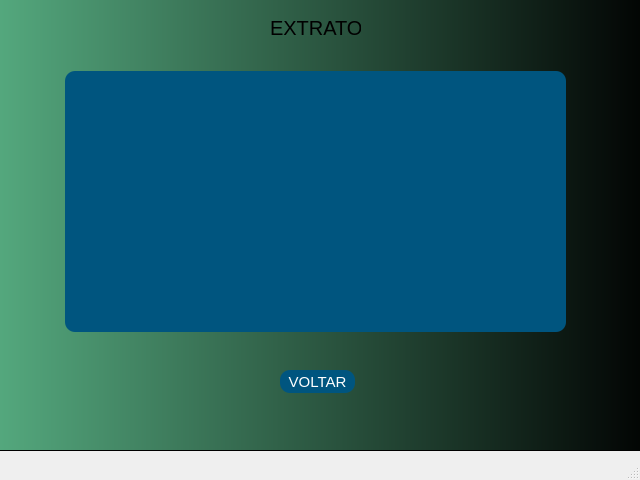
<?xml version="1.0" encoding="UTF-8"?>
<ui version="4.0">
 <class>MainWindow</class>
 <widget class="QMainWindow" name="MainWindow">
  <property name="geometry">
   <rect>
    <x>0</x>
    <y>0</y>
    <width>640</width>
    <height>480</height>
   </rect>
  </property>
  <property name="windowTitle">
   <string>MainWindow</string>
  </property>
  <widget class="QWidget" name="centralwidget">
   <widget class="QFrame" name="frame">
    <property name="geometry">
     <rect>
      <x>-10</x>
      <y>-50</y>
      <width>671</width>
      <height>501</height>
     </rect>
    </property>
    <property name="styleSheet">
     <string notr="true">background-color: qlineargradient(spread:pad, x1:0, y1:0, x2:1, y2:0, stop:0 rgba(85, 170, 127, 255), stop:1 rgba(0, 0, 0, 255));</string>
    </property>
    <property name="frameShape">
     <enum>QFrame::StyledPanel</enum>
    </property>
    <property name="frameShadow">
     <enum>QFrame::Raised</enum>
    </property>
    <widget class="QLabel" name="label">
     <property name="geometry">
      <rect>
       <x>280</x>
       <y>70</y>
       <width>91</width>
       <height>16</height>
      </rect>
     </property>
     <property name="font">
      <font>
       <pointsize>15</pointsize>
      </font>
     </property>
     <property name="styleSheet">
      <string notr="true">background-color:rgba(70, 135, 110, 5);</string>
     </property>
     <property name="text">
      <string>EXTRATO</string>
     </property>
    </widget>
    <widget class="QPushButton" name="pushButton_2">
     <property name="geometry">
      <rect>
       <x>290</x>
       <y>420</y>
       <width>75</width>
       <height>23</height>
      </rect>
     </property>
     <property name="font">
      <font>
       <pointsize>11</pointsize>
      </font>
     </property>
     <property name="cursor">
      <cursorShape>PointingHandCursor</cursorShape>
     </property>
     <property name="styleSheet">
      <string notr="true">QPushButton{
background-color: rgb(0, 85, 127);
color: rgb(255, 255, 255);
border-radius:10px

}

QPushButton:hover{
	background-color: rgb(255, 255, 255);
	color: rgb(0, 0, 0);
}</string>
     </property>
     <property name="text">
      <string>VOLTAR</string>
     </property>
    </widget>
    <widget class="QTextBrowser" name="textBrowser">
     <property name="geometry">
      <rect>
       <x>75</x>
       <y>121</y>
       <width>501</width>
       <height>261</height>
      </rect>
     </property>
     <property name="styleSheet">
      <string notr="true">QTextBrowser{
background-color: rgb(0, 85, 127);
color: rgb(255, 255, 255);
border-radius:10px

}</string>
     </property>
    </widget>
   </widget>
  </widget>
  <widget class="QMenuBar" name="menubar">
   <property name="geometry">
    <rect>
     <x>0</x>
     <y>0</y>
     <width>640</width>
     <height>21</height>
    </rect>
   </property>
  </widget>
  <widget class="QStatusBar" name="statusbar"/>
 </widget>
 <resources/>
 <connections/>
</ui>
